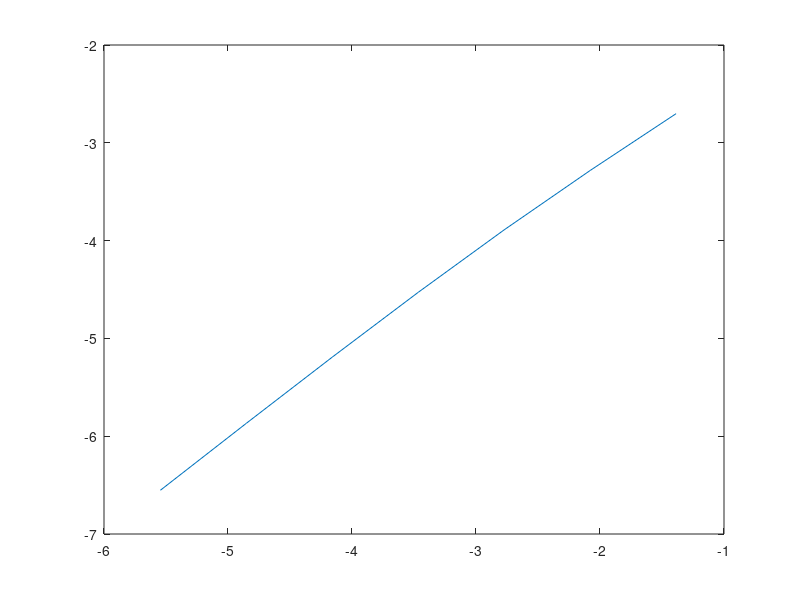

Source code (MATLAB):
clear all; close all; clc

% Problem 1
y = @(t) pi*exp(3*(cos(t) - 1))/sqrt(2);
f = @(t, y) -3*y*sin(t);
y_true(1) = y(0);
y_num(1) = y(0);
dt = 2.^(-[2:8]);
eidx = 1;
for i = dt
    t = [0:i:5];
    lg = length(t);
    for j = 2:lg
        y_true(j) = y(t(j));
        y_num(j) = y_num(j - 1) + i * f(t(j - 1), y_num(j - 1));
    end
    E(eidx) = mean(abs(y_true - y_num));
    eidx = eidx + 1;
end
figure; plot(log(dt), log(E));
p = polyfit(log(dt), log(E),1);
% p_v = polyval(p, log(dt));
% plot(log(dt), p_v);
A1 = y_num';
A2 = E;
A3 = p(1);
% 
% 
% %%%%%%%%%%%%%%%%%%%%%%%%%%%%%%%%%%%%%%%%%
% 
% y = @(t) pi*exp(3*(cos(t) - 1))/sqrt(2);
% f = @(t, y) -3*y*sin(t);
% y_true_2(1) = y(0);
% y_num_2(1) = y(0);
% dt = 2.^(-[2:8]);
% eidx = 1;
% for i = dt
%     t = [0:i:5];
%     lg = length(t);
%     for j = 2:lg
%         y_true_2(j) = y(t(j));
%         y_num_2(j) = y_num_2(j-1)+(i/2)*(f(t(j-1), y_num_2(j-1)) + f((t(j-1)+i), (y_num_2(j-1)+i*f(t(j-1), y_num_2(j-1)))));
%     end
%     E(eidx) = mean(abs(y_true_2 - y_num_2));
%     eidx = eidx + 1;
% end
% figure; plot(log(dt), log(E));
% p = polyfit(log(dt), log(E),1);
% % p_v = polyval(p, log(dt));
% % plot(log(dt), p_v);
% A4 = y_num_2';
% A5 = E;
% A6 = p(1);

% Problem 2

% eps = [0.1, 1, 20];
% tp = [0:0.5:32];  
% y0 = [sqrt(3); 1];
% index = 1;
% for modes = eps
%     [t, y] = ode45(@(t,y) polfun(t, y, modes), tp, y0);
%      ans_1(:, index) = y(:, 1);
%      index = index + 1;
% end

% tp = [0, 32];
% eps = 1;
% y0 = [2; pi^2];
% TOL = 10.^(-[4:10]);
% index = 1;
% for i = TOL
%     options = odeset('RelTol', i, 'AbsTol', i);
%     [T45, Y45] = ode45(@(t,y) polfun(t, y, eps), tp, y0, options);
%     [T23, Y23] = ode23(@(t,y) polfun(t, y, eps), tp, y0, options);
%     [T113, Y113] = ode113(@(t,y) polfun(t, y, eps), tp, y0, options);
%     average45(index) = mean(diff(T45));
%     average23(index) = mean(diff(T23));
%     average113(index) = mean(diff(T113));
%     index = index + 1;
% end
% figure; plot(log(average45), log(TOL));
% figure; plot(log(average23), log(TOL));
% figure; plot(log(average113), log(TOL));
% p45 = polyfit(log(average45), log(TOL),1);
% p23 = polyfit(log(average23), log(TOL),1);
% p113 = polyfit(log(average113), log(TOL),1);
% A8 = p45(1);
% A9 = p23(1);
% A10 = p113(1);

% Problem 3
% 
% a1 = 0.05;
% a2 = 0.25;
% b = 0.01;
% c = 0.01;
% I = 0.1;
% t = [0:0.5:100];
% d12 = 0; d21 = 0;
% init = [0.1, 0.1, 0, 0];
% [t, y1] = ode15s(@(t, Y) fizint(t, Y, a1, a2, b, c, I, d12, d21), t, init);
% d12 = 0; d21 = 0.2;
% [t, y2] = ode15s(@(t, Y) fizint(t, Y, a1, a2, b, c, I, d12, d21), t, init);
% d12 = -0.1; d21 = 0.2;
% [t, y3] = ode15s(@(t, Y) fizint(t, Y, a1, a2, b, c, I, d12, d21), t, init);
% d12 = -0.3; d21 = 0.2;
% [t, y4] = ode15s(@(t, Y) fizint(t, Y, a1, a2, b, c, I, d12, d21), t, init);
% d12 = -0.5; d21 = 0.2;
% [t, y5] = ode15s(@(t, Y) fizint(t, Y, a1, a2, b, c, I, d12, d21), t, init);
% A11 = y1; 
% A12 = y2;
% A13 = y3;
% A14 = y4;
% A15 = y5;
















